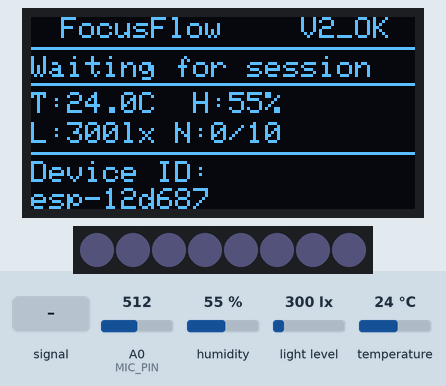
This sketch was run on a simulated ESP8266 (NodeMCU). Parts: 128×64 one-colour display, 8 RGB LEDs in strip order, left to right. Inputs (shaded band) come from the test bench; at power-on: humidity 55 %, light level 300 lx, A0 (MIC_PIN) = 512, temperature 24 °C. Dim RGB values are drawn brighter than linear; WiFi joins after 1.5 s; servers stay silent unless stated; uploads are accepted with an empty reply; what the sketch prints to the serial monitor is not drawn.

Above: at 4.9 s.
5.0 s: A0 (MIC_PIN) fed a 2 Hz sine of ±306 counts around its level
At 6.2 s:
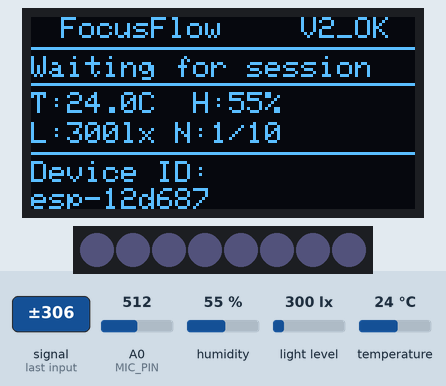
11.0 s: humidity set to 22 %
At 12.6 s:
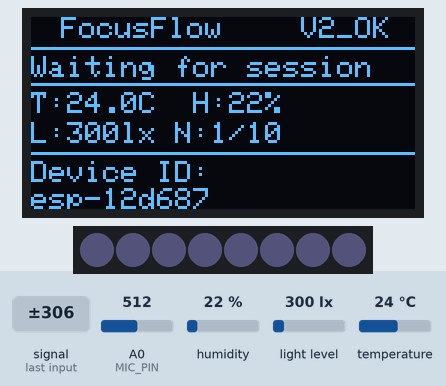
16.5 s: light level set to 40 lx
At 19.3 s:
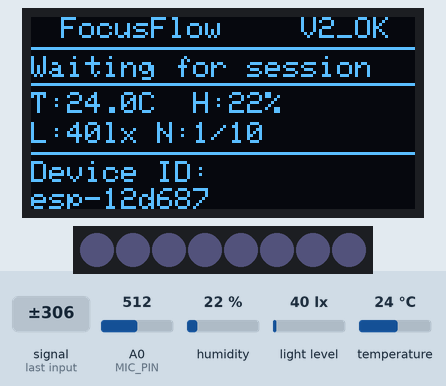
21.3 s: A0 (MIC_PIN) set to 490
At 22.6 s:
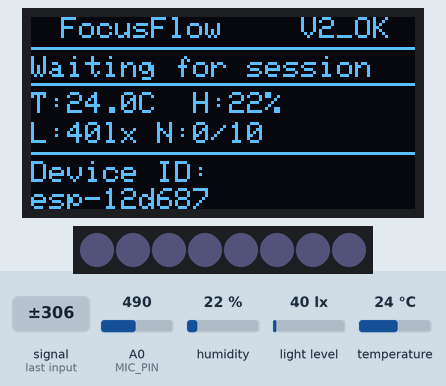
23.4 s: temperature set to 12 °C
At 24.6 s:
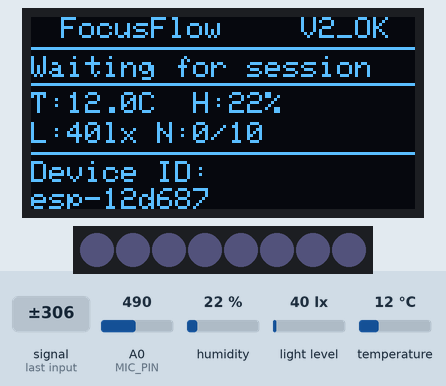
25.5 s: A0 (MIC_PIN) fed a 200 Hz sine of ±81 counts around its level
At 26.1 s:
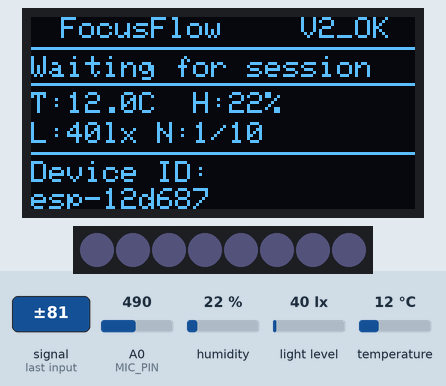
Timing chart, 0 to 28.5 s (numbered marks = the images above; inputs shaded):
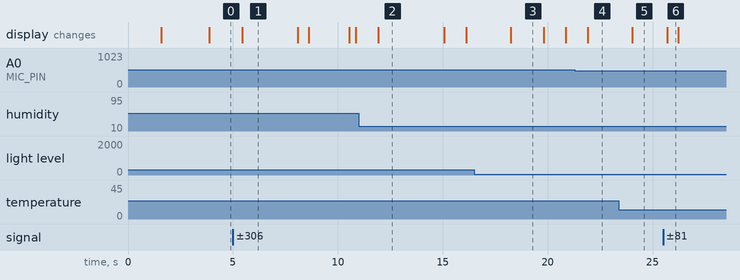

Measured:
- after the input at 5.0 s, the display: changes after 0.44 s (image 1)
- after the input at 11.0 s, the display: changes after 0.92 s (image 2)
- after the input at 16.5 s, the display: changes after 1.7 s (image 3)
- after the input at 21.3 s, the display: changes after 0.61 s (image 4)
- after the input at 23.4 s, the display: changes after 0.63 s (image 5)
- after the input at 25.5 s, the display: changes after 0.20 s (image 6)
- what the display in image 1 shows lasts 2.7 s, from 5.4 s to 8.1 s

The sketch:

focus_web_test_v2.ino
```cpp
/*
 * ============================================================
 *  FocusFlow IoT — V2 Firmware With Device Registration & Status
 * ============================================================
 *
 *  Overview: Complete V2 firmware implementing the new API routes.
 *    - Registers itself on boot (`/api/hardware/register`)
 *    - Sends online heartbeat every 10s (`/api/hardware/status`)
 *    - Polls for active focus session every 5s (`/api/hardware`)
 *    - Analyzes local environment and pushes data every 10s if active
 *
 *  Libraries Required: ESP8266WiFi, ESP8266HTTPClient, ArduinoJson v7+,
 *                      Adafruit GFX, Adafruit SSD1306, DHT, BH1750, FastLED
 * ============================================================
 */

#include <ESP8266WiFi.h>
#include <ESP8266HTTPClient.h>
#include <WiFiClient.h>
#include <ArduinoJson.h>

#include <Wire.h>
#include <Adafruit_GFX.h>
#include <Adafruit_SSD1306.h>
#include <DHT.h>
#include <BH1750.h>
#include <FastLED.h>

// ============================================================
//  CONFIGURATION
// ============================================================

// WiFi credentials (updated from your environment)
const char* WIFI_SSID      = "RYSERA";
const char* WIFI_PASSWORD  = "Rysera@123";

// API & Firebase
const char* API_BASE_URL   = "http://192.168.43.149:3000";
const char* DEVICE_TOKEN   = "focusflow-device-secret-2026";
const char* USER_UID       = "ZyaHsPSBUbWchggY9bkY7h9UNR12";

// Dynamic Device Info
String DEVICE_ID;

// ============================================================
//  HARDWARE PINS
// ============================================================

#define SCREEN_WIDTH  128
#define SCREEN_HEIGHT 64
#define OLED_RESET    -1

#define DHTPIN        14       // GPIO14
#define DHTTYPE       DHT22
#define MIC_PIN       A0       // ADC0
#define LED_PIN       12       // GPIO12
#define NUM_LEDS      8

// ============================================================
//  OBJECTS & STATE
// ============================================================

Adafruit_SSD1306 display(SCREEN_WIDTH, SCREEN_HEIGHT, &Wire, OLED_RESET);
DHT dht(DHTPIN, DHTTYPE);
BH1750 lightMeter;
CRGB leds[NUM_LEDS];
WiFiClient wifiClient;

unsigned long previousMillisSensor    = 0;
unsigned long previousMillisOLED      = 0;
unsigned long previousMillisPoll      = 0;
unsigned long previousMillisPush      = 0;
unsigned long previousMillisHeartbeat = 0;

const long sensorInterval    = 2000;  // 2s
const long oledInterval      = 500;   // 0.5s
const long pollInterval      = 5000;  // 5s
const long pushInterval      = 10000; // 10s
const long heartbeatInterval = 10000; // 10s

float currentTemp   = 0.0;
float currentHum    = 0.0;
float currentLux    = 0.0;
int   noiseLevel    = 0;

int    suitabilityScore = 0;
String suitabilityTier  = "Unknown";

bool   sessionActive  = false;
String sessionId      = "";
bool   wifiConnected  = false;

// ============================================================
//  SCORING ALGORITHMS
// ============================================================

int scoreTemperature(float temp) {
  if (isnan(temp)) return 50;
  if (temp >= 24.0 && temp <= 28.0) return 100;

  float diff = (temp < 24.0) ? (24.0 - temp) : (temp - 28.0);
  // Subtract 10 points per degree deviation from the optimal range
  int score = round(100 - (diff * 10.0));
  return constrain(score, 0, 100);
}

int scoreHumidity(float hum) {
  if (isnan(hum)) return 50;
  if (hum >= 40.0 && hum <= 60.0) return 100;

  float diff = (hum < 40.0) ? (40.0 - hum) : (hum - 60.0);
  // Subtract 2 points per 1% deviation (e.g. 50% off = -100 points)
  int score = round(100 - (diff * 2.0));
  return constrain(score, 0, 100);
}

int scoreLight(float lux) {
  if (lux >= 300.0 && lux <= 500.0) return 100;

  float diff = (lux < 300.0) ? (300.0 - lux) : (lux - 500.0);
  // Subtract 0.2 points per lux deviation
  // (e.g. 100 lux = -40 points, >1000 lux drops score fast)
  int score = round(100 - (diff * 0.2));
  return constrain(score, 0, 100);
}

int scoreNoise(int noise) {
  if (noise <= 2) return 100;
  // Subtract 10 points per noise unit above 2
  int score = 100 - ((noise - 2) * 10);
  return constrain(score, 0, 100);
}

void computeFocusSuitability() {
  int tempScore  = scoreTemperature(currentTemp);
  int humScore   = scoreHumidity(currentHum);
  int lightScore = scoreLight(currentLux);

  int normalizedNoise = constrain(map(noiseLevel, 0, 1023, 0, 10), 0, 10);
  int noiseScore = scoreNoise(normalizedNoise);

  // Weighted calculation for overall environment score
  float rawScore = (tempScore * 0.35) + (humScore * 0.15) + (lightScore * 0.25) + (noiseScore * 0.25);
  suitabilityScore = constrain((int)round(rawScore), 0, 100);

  if (suitabilityScore >= 85) suitabilityTier = "Excellent";
  else if (suitabilityScore >= 65) suitabilityTier = "Good";
  else if (suitabilityScore >= 40) suitabilityTier = "Fair";
  else suitabilityTier = "Poor";
}

// ============================================================
//  HARDWARE CONTROL
// ============================================================

void updateLEDStatus() {
  CRGB color;
  if (suitabilityTier == "Excellent") color = CRGB(0, 200, 200);
  else if (suitabilityTier == "Good") color = CRGB(0, 200, 50);
  else if (suitabilityTier == "Fair") color = CRGB(255, 140, 0);
  else color = CRGB(255, 30, 30);

  if (!sessionActive) color = CRGB(20, 20, 30);

  fill_solid(leds, NUM_LEDS, color);
  FastLED.show();
}

void monitorNoise() {
  unsigned int signalMax = 0;
  unsigned int signalMin = 1024;
  unsigned long startMillis = millis();

  while (millis() - startMillis < 50) {
    unsigned int sample = analogRead(MIC_PIN);
    if (sample < 1024) {
      if (sample > signalMax) signalMax = sample;
      if (sample < signalMin) signalMin = sample;
    }
  }
  noiseLevel = (noiseLevel + (signalMax - signalMin)) / 2;
}

// ============================================================
//  API COMMUNICATION (V2 ROUTES)
// ============================================================

void registerDevice() {
  if (!wifiConnected || WiFi.status() != WL_CONNECTED) return;

  HTTPClient http;
  String url = String(API_BASE_URL) + "/api/hardware/register";

  Serial.print("[REGISTER] POST ");
  Serial.println(url);

  JsonDocument doc;
  doc["uid"] = USER_UID;
  doc["deviceId"] = DEVICE_ID;
  doc["name"] = "Desk Monitor";
  doc["firmwareVersion"] = "1.0.1";

  String payload;
  serializeJson(doc, payload);

  http.begin(wifiClient, url);
  http.addHeader("Content-Type", "application/json");
  http.addHeader("x-device-token", DEVICE_TOKEN);

  int httpCode = http.POST(payload);
  if (httpCode == HTTP_CODE_OK || httpCode == 201) {
    Serial.println("[REGISTER] Success");
  } else {
    Serial.print("[REGISTER] Failed: ");
    Serial.println(httpCode);
    Serial.println(http.getString());
  }
  http.end();
}

void sendHeartbeat() {
  if (!wifiConnected || WiFi.status() != WL_CONNECTED) return;

  HTTPClient http;
  String url = String(API_BASE_URL) + "/api/hardware/status";

  JsonDocument doc;
  doc["uid"] = USER_UID;
  doc["deviceId"] = DEVICE_ID;

  String payload;
  serializeJson(doc, payload);

  http.begin(wifiClient, url);
  http.addHeader("Content-Type", "application/json");
  http.addHeader("x-device-token", DEVICE_TOKEN);

  int httpCode = http.POST(payload);
  if (httpCode == HTTP_CODE_OK) {
    Serial.println("[HEARTBEAT] OK");
  } else {
    Serial.print("[HEARTBEAT] Failed: ");
    Serial.println(httpCode);
  }
  http.end();
}

void pollForActiveSession() {
  if (!wifiConnected || WiFi.status() != WL_CONNECTED) return;

  HTTPClient http;
  String url = String(API_BASE_URL) + "/api/hardware?uid=" + String(USER_UID);

  http.begin(wifiClient, url);
  http.addHeader("x-device-token", DEVICE_TOKEN);

  int httpCode = http.GET();
  if (httpCode == HTTP_CODE_OK) {
    JsonDocument doc;
    DeserializationError error = deserializeJson(doc, http.getString());

    if (!error) {
      bool wasActive = sessionActive;
      sessionActive = doc["active"].as<bool>();

      if (sessionActive) {
        sessionId = doc["sessionId"].as<String>();
        if (!wasActive) Serial.println("[POLL] New session detected!");
      } else {
        sessionId = "";
      }
    }
  }
  http.end();
}

void pushEnvironmentData() {
  if (!wifiConnected || !sessionActive || sessionId.length() == 0) return;

  HTTPClient http;
  String url = String(API_BASE_URL) + "/api/hardware";

  JsonDocument doc;
  doc["uid"] = USER_UID;
  doc["sessionId"] = sessionId;
  doc["deviceId"] = DEVICE_ID;

  JsonObject env = doc["environment"].to<JsonObject>();
  env["temperature"] = round(currentTemp * 10.0) / 10.0;
  env["humidity"]    = round(currentHum * 10.0) / 10.0;
  env["lightLevel"]  = (int)currentLux;
  env["noiseLevel"]  = constrain(map(noiseLevel, 0, 1023, 0, 10), 0, 10);
  env["suitabilityScore"] = suitabilityScore;
  env["focusSuitability"] = suitabilityTier;

  String payload;
  serializeJson(doc, payload);

  Serial.println("[PUSH] Sending env data...");

  http.begin(wifiClient, url);
  http.addHeader("Content-Type", "application/json");
  http.addHeader("x-device-token", DEVICE_TOKEN);

  int httpCode = http.POST(payload);
  if (httpCode != HTTP_CODE_OK) {
    Serial.print("[PUSH] Failed: ");
    Serial.println(httpCode);
  }
  http.end();
}

// ============================================================
//  OS / WIFI
// ============================================================

void connectWiFi() {
  Serial.print("Connecting to WiFi: ");
  Serial.println(WIFI_SSID);

  display.clearDisplay();
  display.setCursor(0, 0); display.println("FocusFlow IoT V2");
  display.drawLine(0, 10, 128, 10, WHITE);
  display.setCursor(0, 20); display.println("Connecting WiFi...");
  display.display();

  WiFi.mode(WIFI_STA);
  WiFi.begin(WIFI_SSID, WIFI_PASSWORD);

  int retries = 0;
  while (WiFi.status() != WL_CONNECTED && retries < 20) {
    delay(500);
    Serial.print(".");
    retries++;
  }

  if (WiFi.status() == WL_CONNECTED) {
    wifiConnected = true;
    Serial.println("\nWiFi Connected!");

    display.clearDisplay();
    display.setCursor(0, 20); display.println("WiFi Connected!");
    display.setCursor(0, 35); display.print("IP: "); display.println(WiFi.localIP());
    display.display();

    // Auto-Register Device on the Next.js API
    registerDevice();

    delay(2000);
  } else {
    wifiConnected = false;
    Serial.println("\nWiFi FAILED.");
  }
}

void updateDisplay() {
  display.clearDisplay();

  // Header
  display.setCursor(10, 0); display.print("FocusFlow");
  display.setCursor(90, 0); display.print(wifiConnected ? "V2_OK" : "OFFL");
  display.drawLine(0, 10, 128, 10, WHITE);

  // Status Bar
  display.setCursor(0, 13);
  display.print(sessionActive ? "SESSION ACTIVE" : "Waiting for session");
  display.drawLine(0, 22, 128, 22, WHITE);

  // Sensor Data
  display.setCursor(0, 25);
  display.print("T:"); display.print(currentTemp, 1); display.print("C  ");
  display.print("H:"); display.print(currentHum, 0);  display.print("%");

  display.setCursor(0, 35);
  display.print("L:"); display.print(currentLux, 0);  display.print("lx ");
  display.print("N:"); display.print(constrain(map(noiseLevel, 0, 1023, 0, 10), 0, 10)); display.print("/10");

  // Result
  display.drawLine(0, 45, 128, 45, WHITE);
  display.setCursor(0, 48);
  if (sessionActive) {
    display.print("Score: "); display.print(suitabilityScore); display.print("/100");
    display.setCursor(0, 57); display.print("> "); display.print(suitabilityTier);
  } else {
    display.print("Device ID: ");
    display.setCursor(0, 57); display.print(DEVICE_ID);
  }
  display.display();
}

// ============================================================
//  MAIN
// ============================================================

void setup() {
  Serial.begin(115200);

  // Generate distinct Device ID from MAC/Chip
  DEVICE_ID = "esp-" + String(ESP.getChipId(), HEX);
  Serial.println("\n\nStarting FocusFlow IoT V2...");
  Serial.print("Generated Device ID: ");
  Serial.println(DEVICE_ID);

  Wire.begin(4, 5);
  dht.begin();
  lightMeter.begin();

  display.begin(SSD1306_SWITCHCAPVCC, 0x3C);
  display.setTextColor(WHITE);
  display.setRotation(2); // Rotate 180 degrees (or change to 1/3 for 90/270 degrees)
  FastLED.addLeds<WS2812B, LED_PIN, GRB>(leds, NUM_LEDS);
  FastLED.setBrightness(30);
  updateLEDStatus(); // Set to standby dim

  connectWiFi();
}

void loop() {
  unsigned long currentMillis = millis();

  monitorNoise();

  if (currentMillis - previousMillisSensor >= sensorInterval) {
    previousMillisSensor = currentMillis;
    currentTemp = dht.readTemperature();
    currentHum  = dht.readHumidity();
    currentLux  = lightMeter.readLightLevel();
    computeFocusSuitability();
    updateLEDStatus();
  }

  if (currentMillis - previousMillisPoll >= pollInterval) {
    previousMillisPoll = currentMillis;
    pollForActiveSession();
  }

  if (currentMillis - previousMillisPush >= pushInterval) {
    previousMillisPush = currentMillis;
    pushEnvironmentData();
  }

  // V2: Heartbeat Ping
  if (currentMillis - previousMillisHeartbeat >= heartbeatInterval) {
    previousMillisHeartbeat = currentMillis;
    sendHeartbeat();
  }

  if (currentMillis - previousMillisOLED >= oledInterval) {
    previousMillisOLED = currentMillis;
    updateDisplay();
  }

  if (wifiConnected && WiFi.status() != WL_CONNECTED) {
    connectWiFi();
  }
}
```
